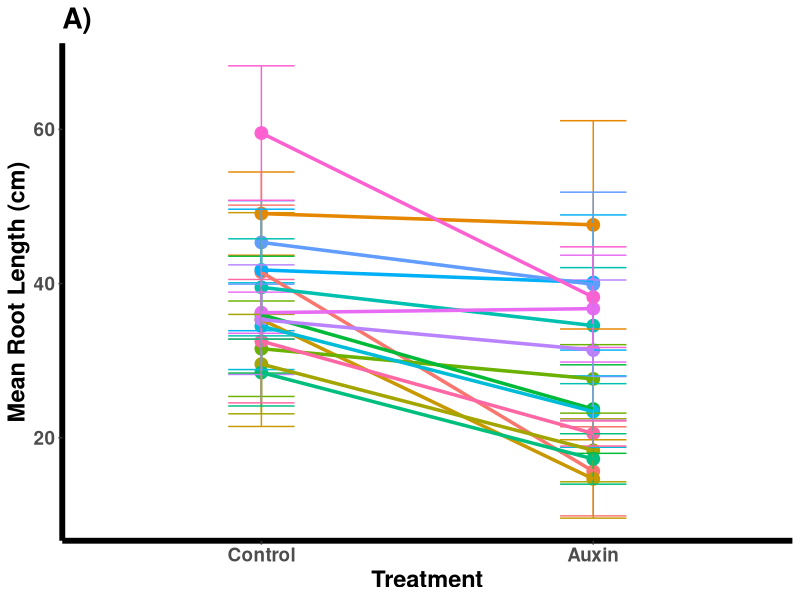
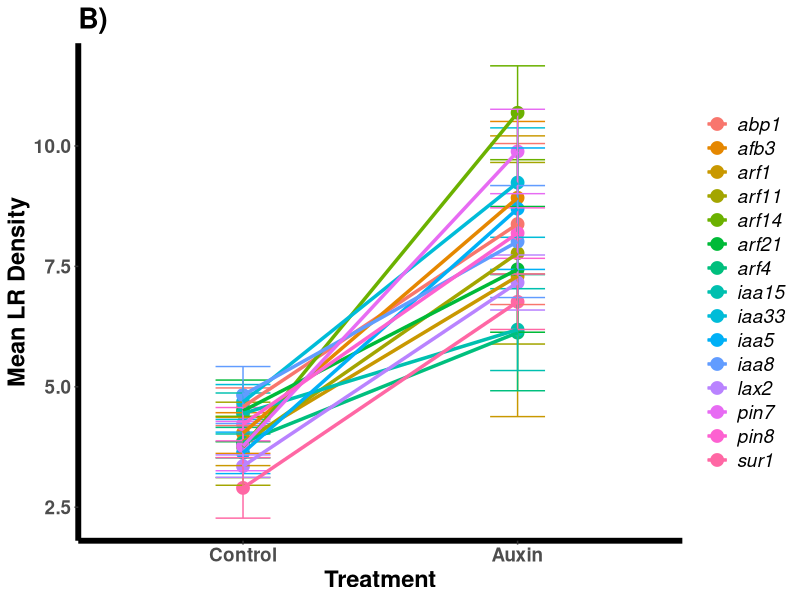

Reproduce these figures in R, in order. (Note: this script raises an error after producing the figures.)
rm(list = ls(all = TRUE)) 

library(readr)
library(ggplot2)
library(dplyr)
library(tidyr)
library(stringr)
library(car)
library(lme4)
library(lmerTest)
library(gridExtra)

# Load data
df <- read.csv("./data/combined_data_clean.csv") 
df$mutant <- ifelse(is.na(df$PA.group), "N", "Y")

# Create new variables
df$LR.density <- ifelse(df$collection.time == "14d", (df$upper.LR.count + df$mid.LR.count + df$lower.LR.count) / df$primary.length, 
                        ifelse(df$collection.time =="21d", (df$mid.LR.count + df$lower.LR.count) / ((2/3)*df$primary.length), NA))
df$avg.fruit.length = (df$basal.fruit.length + df$mid.fruit.length + df$upper.fruit.length) / 3
df$fitness = df$avg.fruit.length * df$fruit.num

# Change collection time names
df$plant.age <- ifelse(df$collection.time == '14d', 14, ifelse(
  df$collection.time == '21d', 21, 44))

# Order PA.groups
df$PA.group <- as.factor(df$PA.group)
df$PA.group <- ordered(df$PA.group, levels = c('0', '1+2', '>2'))


# Figure 1 14d Mean Root Length & LR Density by Treatment -----------------
df$gene <- str_to_lower(df$gene)

Fig1A_sum <- df %>%
  filter(treatment != "promix") %>% filter(collection.time == "14d") %>%
  filter(gene != "phytometer") %>%
  group_by(treatment, gene) %>%
  summarise(mean_Length.cm. = mean(Length.cm., na.rm=T),
            Length.cm._sd = sd(Length.cm.,na.rm=T), Length.cm._samp = n()) %>%
  mutate(Length.cm..stderr = Length.cm._sd/sqrt(Length.cm._samp))

Fig1A <- Fig1A_sum %>% 
  ggplot(aes(x = treatment, y = mean_Length.cm., color = gene)) + geom_point(size = 4) +
  geom_errorbar((aes(ymin = mean_Length.cm. - Length.cm..stderr,
                     ymax = mean_Length.cm. + Length.cm..stderr)), width = .2) +
  stat_summary(aes(group = gene), geom = "line", fun.y = mean, size = 1.2) +
  scale_color_discrete(name = "Genotype") +
  ylab("Mean Root Length (cm)") +
  scale_x_discrete(labels = c('Control', "Auxin")) +
  theme_classic() +
  ggtitle("A)") +
  theme(legend.position = "none",
        text=element_text(size=17, face='bold'),
        legend.text=element_text(face="italic"),
        legend.title=element_blank(),
        axis.line = element_line(size=2)) + xlab("Treatment")

Fig1B_sum <- df %>%
  filter(treatment != "promix") %>% filter(collection.time == "14d") %>%
  filter(gene != "phytometer") %>%
  group_by(treatment, gene) %>%
  summarise(mean_LR.density = mean(LR.density, na.rm=T),
            LR.density_sd = sd(LR.density,na.rm=T), LR.density_samp = n()) %>%
  mutate(LR.density.stderr = LR.density_sd/sqrt(LR.density_samp))

Fig1B <- Fig1B_sum %>% 
  ggplot(aes(x = treatment, y = mean_LR.density, color = gene)) + geom_point(size = 4) +
  geom_errorbar((aes(ymin = mean_LR.density - LR.density.stderr,
                     ymax = mean_LR.density + LR.density.stderr)), width = .2) +
  stat_summary(aes(group = gene), geom = "line", fun.y = mean, size = 1.2) +
  scale_color_discrete(name = "Genotype") +
  ylab("Mean LR Density") +
  scale_x_discrete(labels = c('Control', "Auxin")) +
  theme_classic() +
  ggtitle("B)") +
  theme(legend.position = "right",
        text=element_text(size=17, face='bold'),
        legend.text=element_text(face="italic"),
        legend.title=element_blank(),
        axis.line = element_line(size=2)) + xlab("Treatment")

pdf(file = './figs/Figure1.pdf', height = 5, width = 10)
grid.arrange(Fig1A, Fig1B, nrow = 1, widths=c(1,1.25))
dev.off()

# Figure 2 14d Mean Root Length & Aboveground Mass by Treatment ------------

df$gene <- str_to_lower(df$gene)

Fig2C_sum <- df %>%
  filter(treatment != "promix") %>% filter(collection.time == "21d") %>%
  filter(gene != "phytometer") %>%
  group_by(treatment, gene) %>%
  summarise(mean_above.ground.mass.mg = mean(above.ground.mass.mg, na.rm=T),
            above.ground.mass.mg_sd = sd(above.ground.mass.mg,na.rm=T), above.ground.mass.mg_samp = n()) %>%
  mutate(above.ground.mass.mg.stderr = above.ground.mass.mg_sd/sqrt(above.ground.mass.mg_samp))

Fig2C <- Fig2C_sum %>% 
  ggplot(aes(x = treatment, y = mean_above.ground.mass.mg, color = gene)) + geom_point(size = 4) +
  geom_errorbar((aes(ymin = mean_above.ground.mass.mg - above.ground.mass.mg.stderr,
                     ymax = mean_above.ground.mass.mg + above.ground.mass.mg.stderr)), width = .2) +
  stat_summary(aes(group = gene), geom = "line", fun.y = mean, size = 1.2) +
  scale_color_discrete(name = "Genotype") +
  ylab("Mean Aboveground Mass (mg)") +
  scale_x_discrete(labels = c('Control', "Auxin")) +
  theme_classic() +
  ggtitle("A)") +
  theme(legend.position = "none",
        text=element_text(size=17, face='bold'),
        legend.text=element_text(face="italic"),
        legend.title=element_blank(),
        axis.line = element_line(size=2)) + xlab("Treatment")

Fig2D_sum <- df %>%
  filter(treatment != "promix") %>% filter(collection.time == "21d") %>%
  filter(gene != "phytometer") %>%
  group_by(treatment, gene) %>%
  summarise(mean_Length.cm. = mean(Length.cm., na.rm=T),
            Length.cm._sd = sd(Length.cm.,na.rm=T), Length.cm._samp = n()) %>%
  mutate(Length.cm..stderr = Length.cm._sd/sqrt(Length.cm._samp))

Fig2D <- Fig2D_sum %>% 
  ggplot(aes(x = treatment, y = mean_Length.cm., color = gene)) + geom_point(size = 4) +
  geom_errorbar((aes(ymin = mean_Length.cm. - Length.cm..stderr,
                     ymax = mean_Length.cm. + Length.cm..stderr)), width = .2) +
  stat_summary(aes(group = gene), geom = "line", fun.y = mean, size = 1.2) +
  scale_color_discrete(name = "Genotype") +
  ylab("Mean Root Length (cm)") +
  scale_x_discrete(labels = c('Control', "Auxin")) +
  theme_classic() +
  ggtitle("B)") +
  theme(legend.position = "right",
        text=element_text(size=17, face='bold'),
        legend.text=element_text(face="italic"),
        legend.title=element_blank(),
        axis.line = element_line(size=2)) + xlab("Treatment")

pdf(file = './figs/Figure2.pdf', height = 5, width = 10)
grid.arrange(Fig2C, Fig2D, nrow = 1, widths=c(1,1.25))
dev.off()

# Figure 3 Mature Mean Root Length & Days to Flower by Treatment ------------

# Get gene names
temp <- df %>% filter(collection.time == "14d" & gene != "phytometer") %>%
  count(gene, locus_capt)
temp$mutant_gene <- temp$gene
df <- temp %>% select(mutant_gene, locus_capt) %>% right_join(df)
df$gene <- df$mutant_gene

Fig3E_sum <- df %>%
  filter(treatment != "promix") %>% filter(collection.time == "fruit") %>%
  filter(gene != "phytometer") %>%
  group_by(treatment, gene) %>%
  summarise(mean_day.to.flower = mean(day.to.flower, na.rm=T),
            day.to.flower_sd = sd(day.to.flower,na.rm=T), day.to.flower_samp = n()) %>%
  mutate(day.to.flower.stderr = day.to.flower_sd/sqrt(day.to.flower_samp))
Fig3E_sum$gene <- str_to_lower(Fig3E_sum$gene)

Fig3E <- Fig3E_sum %>% 
  ggplot(aes(x = treatment, y = mean_day.to.flower, color = gene)) + geom_point(size = 4) +
  geom_errorbar((aes(ymin = mean_day.to.flower - day.to.flower.stderr,
                     ymax = mean_day.to.flower + day.to.flower.stderr)), width = .2) +
  stat_summary(aes(group = gene), geom = "line", fun.y = mean, size = 1.2) +
  scale_color_discrete(name = "Genotype") +
  ylab("Mean Days to Flower") +
  scale_x_discrete(labels = c('Control', "Auxin")) +
  theme_classic() +
  ggtitle("A)") +
  theme(legend.position = "none",
        text=element_text(size=17, face='bold'),
        legend.text=element_text(face="italic"),
        legend.title=element_blank(),
        axis.line = element_line(size=2)) + xlab("Treatment")

Fig3F_sum <- df %>%
  filter(treatment != "promix") %>% filter(collection.time == "fruit") %>%
  filter(gene != "phytometer") %>%
  group_by(treatment, gene) %>%
  summarise(mean_Length.cm. = mean(Length.cm., na.rm=T),
            Length.cm._sd = sd(Length.cm.,na.rm=T), Length.cm._samp = n()) %>%
  mutate(Length.cm..stderr = Length.cm._sd/sqrt(Length.cm._samp))
Fig3F_sum$gene <- str_to_lower(Fig3F_sum$gene)

Fig3F <- Fig3F_sum %>% 
  ggplot(aes(x = treatment, y = mean_Length.cm., color = gene)) + geom_point(size = 4) +
  geom_errorbar((aes(ymin = mean_Length.cm. - Length.cm..stderr,
                     ymax = mean_Length.cm. + Length.cm..stderr)), width = .2) +
  stat_summary(aes(group = gene), geom = "line", fun.y = mean, size = 1.2) +
  scale_color_discrete(name = "Genotype") +
  ylab("Mean Root Length (cm)") +
  scale_x_discrete(labels = c('Control', "Auxin")) +
  theme_classic() +
  ggtitle("B)") +
  theme(legend.position = "right",
        text=element_text(size=17, face='bold'),
        legend.text=element_text(face="italic"),
        legend.title=element_blank(),
        axis.line = element_line(size=2)) + xlab("Treatment")

pdf(file = './figs/Figure3.pdf', height = 5, width = 10)
grid.arrange(Fig3E, Fig3F, nrow = 1, widths=c(1,1.25))
dev.off()

# Figure 4 Plant Phenology by Treatment ------------------------------------------

pheno <- df %>% filter(treatment != 'promix') %>% filter(plant.age == 44) %>%
  select(treatment, germination.day, day.to.bolt, day.to.flower, day.to.mature)

pheno_long <- gather(pheno, phase, day, germination.day:day.to.mature, factor_key = TRUE)
pheno_long$phase <- ifelse(pheno_long$phase == "germination.day", 'germination',
                           ifelse(pheno_long$phase == "day.to.bolt", 'bolting',
                                  ifelse(pheno_long$phase == 'day.to.flower', 'flowering', 'fruiting')))

sumstats_pheno <- pheno_long  %>%
  group_by(treatment, phase) %>%
  summarise(mean_day = mean(day, na.rm=T),
            day_sd = sd(day,na.rm=T), day_samp = n()) %>%
  mutate(day.stderr = day_sd/sqrt(day_samp))

sumstats_pheno$phase <- factor(sumstats_pheno$phase, levels = c('germination', 'bolting', 'flowering', 'fruiting'))

# plot time line

pheno_1 <- sumstats_pheno %>% ggplot(aes(x = mean_day, y = treatment, color = phase)) + geom_point(size = 6) +
  scale_y_discrete(labels = c('Control', "Auxin")) +
  scale_color_discrete("Event:") +
  theme_classic() +
  theme(legend.position = "top",
        text=element_text(size=20, face='bold'),
        axis.line = element_line(size=2))+
  xlab('Day') + ylab('Treatment')

# plot fruit.num boxplot

pheno_2 <- df %>% filter(treatment != 'promix') %>% filter(plant.age == 44) %>%
  ggplot(aes(x = treatment, y = fitness)) + geom_boxplot(lwd = 1.25) +
  scale_x_discrete(labels = c('Control', "Auxin")) +
  theme_classic() +
  ggtitle("") +
  xlab('Treatment') + ylab('Fitness') +
  theme(axis.text.y = element_blank(),
        axis.ticks.y = element_blank(),
        axis.title.y = element_blank(),
        axis.line.y = element_blank(),
        text=element_text(size=20, face='bold'),
        axis.line = element_line(size=2)) +
  scale_y_continuous(breaks = c(0, 150, 300, 450)) +
  coord_flip()

# add together

pdf(file = './figs/Figure4.pdf', height = 7, width = 11)
grid.arrange(pheno_1, pheno_2, nrow = 1, widths=c(2.75,1))
dev.off()

# Figure 5 Flowering time of ARF and IAA gene families --------------------

Fig5_iaa <- df %>% filter(treatment != "promix") %>% filter(collection.time == "fruit") %>%
  filter(grepl('iaa', gene)) %>% mutate(family="IAA")
Fig5_arf <- df %>% filter(treatment != "promix") %>% filter(collection.time == "fruit") %>%
  filter(grepl('arf', gene)) %>% mutate(family="ARF")
Fig5_df <- bind_rows(Fig5_arf, Fig5_iaa)

Fig5_sum <- Fig5_df %>%
  group_by(treatment, family) %>%
  summarise(mean_day.to.flower = mean(day.to.flower, na.rm=T),
            day.to.flower_sd = sd(day.to.flower,na.rm=T), day.to.flower_samp = n()) %>%
  mutate(day.to.flower.stderr = day.to.flower_sd/sqrt(day.to.flower_samp))

Fig5 <- Fig5_sum %>% 
  ggplot(aes(x = treatment, y = mean_day.to.flower, color = family)) +
  geom_errorbar((aes(ymin = mean_day.to.flower - day.to.flower.stderr,
                     ymax = mean_day.to.flower + day.to.flower.stderr)), width = .2) +
  stat_summary(aes(group = family), geom = "line", fun.y = mean, size = 1.2) +
  geom_point(size = 4) +
  scale_color_discrete(name = "Genotype") +
  ylab("Mean Days to Flower") +
  scale_x_discrete(labels = c('Control', "Auxin")) +
  scale_color_manual(values = c("black", "grey"))+
  theme_classic() +
  theme(legend.position = "right",
        text=element_text(size=17, face='bold'),
        legend.text=element_text(face="italic"),
        legend.title=element_blank(),
        axis.line = element_line(size=2)) + xlab("Treatment")

pdf(file = './figs/Figure5.pdf', height = 5, width = 5)
Fig5
dev.off()

# Figure 6 LR Density Across Seedlings by Treatment -----------------------

# Redefine LR.Density to compare across stages
df$LR.density <- ifelse(df$collection.time == "14d", (df$mid.LR.count + df$lower.LR.count) / ((2/3)*df$primary.length),
                        ifelse(df$collection.time =="21d", (df$mid.LR.count + df$lower.LR.count) / ((2/3)*df$primary.length), NA))

df$mutant <- ifelse(df$insert.location == "phytometer", "N", "Y")
df$gene <- str_to_lower(df$gene)

Fig6_scaled <- df %>% filter(collection.time != "fruit") %>%
  group_by(collection.time, treatment)%>%
  mutate(scaled_LR.density=scale(LR.density))

Fig6 <- Fig6_scaled %>%
  filter(treatment != "promix") %>%
  group_by(mutant,plant.age, treatment, Stock_number,gene) %>%
  summarise(mean_scaled_LR.density = mean(scaled_LR.density, na.rm=T),
            scaled_LR.density_sd = sd(scaled_LR.density,na.rm=T), scaled_LR.density_samp = n()) %>%
  mutate(scaled_LR.density.stderr = scaled_LR.density_sd/sqrt(scaled_LR.density_samp))

Fig6$gene <- str_to_lower(Fig6$gene)
Fig6$gene <- ifelse(is.na(Fig6$gene), Fig6$Stock_number, Fig6$gene)

Fig6$treatment <- factor(Fig6$treatment, levels = c('control', 'IAA'),
                        labels = c("Control", "Auxin"))

Fig6 <- Fig6 %>%
  ggplot(aes(x = plant.age, y = mean_scaled_LR.density, color = gene)) + geom_point(size = 4) +
  facet_wrap(~ treatment) +
  geom_errorbar((aes(ymin = mean_scaled_LR.density - scaled_LR.density.stderr,
                     ymax = mean_scaled_LR.density + scaled_LR.density.stderr)), width = 1) +
  stat_summary(aes(group = Stock_number, linetype = mutant), geom = "line", fun.y = mean, size = 1.2) +
  scale_linetype_manual(values=c(1, 5)) +
  scale_x_continuous(breaks=c(14,21)) +
  ylab("Mean Scaled LR Density") +
  theme_classic() +
  theme(legend.position = "right",
        text=element_text(size=17, face='bold'),
        legend.text=element_text(face="italic"),
        legend.title=element_blank(),
        axis.line = element_line(size=2)) + xlab("Plant Age (Days)") +
  guides(linetype = FALSE)

pdf(file = './figs/Figure6.pdf', height = 5, width = 10)
Fig6
dev.off()

# Figure 7 Belowground Mass Across Stages by Treatment ----------------------

Fig7_scaled <- df %>%
  group_by(collection.time, treatment)%>%
  mutate(scaled_below.ground.mass.mg=scale(below.ground.mass.mg))

Fig7 <- Fig7_scaled %>%
  filter(treatment != "promix") %>%
  group_by(mutant,plant.age, treatment, Stock_number,gene) %>%
  summarise(mean_scaled_below.ground.mass.mg = mean(scaled_below.ground.mass.mg, na.rm=T),
            scaled_below.ground.mass.mg_sd = sd(scaled_below.ground.mass.mg,na.rm=T), scaled_below.ground.mass.mg_samp = n()) %>%
  mutate(scaled_below.ground.mass.mg.stderr = scaled_below.ground.mass.mg_sd/sqrt(scaled_below.ground.mass.mg_samp))

Fig7$gene <- ifelse(is.na(Fig7$gene), Fig7$Stock_number, Fig7$gene)
Fig7$mutant <- ifelse(is.na(Fig7$mutant), "N", Fig7$mutant)

# replace values in sumstats table for plant age to be accurate for both treat

Fig7$plant.age <- ifelse(Fig7$plant.age == 44 &
                            Fig7$treatment == "IAA",
                          47, ifelse(
                            Fig7$plant.age == 44 &
                              Fig7$treatment == "control",
                            44.5,Fig7$plant.age  
                          )
)

Fig7$treatment <- factor(Fig7$treatment, levels = c('control', 'IAA'),
                          labels = c("Control", "Auxin"))

Fig7 <- Fig7 %>%
  ggplot(aes(x = plant.age, y = mean_scaled_below.ground.mass.mg, color = gene)) +
  geom_point(size = 4) +
  facet_wrap(~ treatment) +
  geom_errorbar((aes(ymin = mean_scaled_below.ground.mass.mg - scaled_below.ground.mass.mg.stderr,
                     ymax = mean_scaled_below.ground.mass.mg + scaled_below.ground.mass.mg.stderr)), width = 1) +
  stat_summary(aes(group = Stock_number, linetype = mutant), geom = "line", fun.y = mean, size = 1.2) +
  scale_linetype_manual(values=c(1,6)) +
  scale_x_continuous(breaks=c(14,21,44, 47)) +
  ylab("Mean Scaled Belowground Mass") +
  theme_classic() +
  theme(legend.position = "right",
        text=element_text(size=17, face='bold'),
        legend.text=element_text(face="italic"),
        legend.title=element_blank(),
        axis.line = element_line(size=2)) + xlab("Plant Age (Days)")+
  guides(linetype = FALSE)

pdf(file = './figs/Figure7.pdf', height = 5, width = 10)
Fig7
dev.off()

# Figure 8 Root Length Across Stages by Treatment --------------------------

Fig8_scaled <- df %>%
  group_by(collection.time, treatment)%>%
  mutate(scaled_Length.cm.=scale(Length.cm.))

Fig8 <- Fig8_scaled %>%
  filter(treatment != "promix") %>%
  group_by(mutant,plant.age, treatment, Stock_number, gene) %>%
  summarise(mean_scaled_Length.cm. = mean(scaled_Length.cm., na.rm=T),
            scaled_Length.cm._sd = sd(scaled_Length.cm.,na.rm=T), scaled_Length.cm._samp = n()) %>%
  mutate(scaled_Length.cm..stderr = scaled_Length.cm._sd/sqrt(scaled_Length.cm._samp))

# replace values in sumstats table

Fig8$plant.age <- ifelse(Fig8$plant.age == 44 &
                          Fig8$treatment == "IAA",
                        47, ifelse(
                          Fig8$plant.age == 44 &
                            Fig8$treatment == "control",
                          44.5,Fig8$plant.age  
                        )
)

Fig8$treatment <- factor(Fig8$treatment, levels = c('control', 'IAA'),
                        labels = c("Control", "Auxin"))

Fig8$gene <- ifelse(is.na(Fig8$gene), Fig8$Stock_number, Fig8$gene)
Fig8$mutant <- ifelse(is.na(Fig8$mutant), "N", Fig8$mutant)

Fig8 <- Fig8 %>%
  ggplot(aes(x = plant.age, y = mean_scaled_Length.cm., color = gene)) +
  geom_point(size = 4) +
  facet_wrap(~ treatment) +
  geom_errorbar((aes(ymin = mean_scaled_Length.cm. - scaled_Length.cm..stderr,
                     ymax = mean_scaled_Length.cm. + scaled_Length.cm..stderr)), width = 1) +
  stat_summary(aes(group = Stock_number, linetype = mutant), geom = "line", fun.y = mean, size = 1.2) +
  scale_linetype_manual(values=c(1,6)) +
  scale_x_continuous(breaks=c(14,21,44, 47)) +
  ylab("Mean Scaled Root Length") +
  theme_classic() +
  theme(legend.position = "right",
        text=element_text(size=17, face='bold'),
        legend.text=element_text(face="italic"),
        legend.title=element_blank(),
        axis.line = element_line(size=2)) + xlab("Plant Age (Days)") +
  guides(linetype = FALSE)

pdf(file = './figs/Figure8.pdf', height = 5, width = 10)
Fig8
dev.off()

# Figure 9 Root Length by PA.group by Stage by Treatment -----------------------

sumstats_dev_treat__group <- df %>% filter(PA.group == '0' | PA.group == '1+2' | PA.group == '>2') %>% 
  filter(treatment != "promix") %>%
  group_by(plant.age, treatment, PA.group) %>%
  summarise(mean_Length.cm. = mean(Length.cm., na.rm=T),
            Length.cm._sd = sd(Length.cm.,na.rm=T), Length.cm._samp = n(),
            mean_above.ground.mass.mg = mean(above.ground.mass.mg, na.rm=T),
            above.ground.mass.mg_sd = sd(above.ground.mass.mg,na.rm=T), above.ground.mass.mg_samp = n(),
            mean_below.ground.mass.mg = mean(below.ground.mass.mg, na.rm=T),
            below.ground.mass.mg_sd = sd(below.ground.mass.mg,na.rm=T), below.ground.mass.mg_samp = n(),
            mean_LR.density = mean(LR.density, na.rm=T),
            LR.density_sd = sd(LR.density,na.rm=T), LR.density_samp = n()) %>%
  mutate(Length.cm..stderr = Length.cm._sd/sqrt(Length.cm._samp)) %>%
  mutate(above.ground.mass.mg.stderr = above.ground.mass.mg_sd/sqrt(above.ground.mass.mg_samp)) %>%
  mutate(below.ground.mass.mg.stderr = below.ground.mass.mg_sd/sqrt(below.ground.mass.mg_samp)) %>%
  mutate(LR.density.stderr = LR.density_sd/sqrt(LR.density_samp)) 

# need to change plant.age means to match treatment (control and IAA differ)

# determine means

day.to.mature_means <- df %>% filter(mutant == 'Y') %>% filter(treatment != "promix") %>%
  group_by(treatment) %>%
  summarise(mean_day.to.mature = mean(day.to.mature, na.rm=T),
            day.to.mature_sd = sd(day.to.mature,na.rm=T), day.to.mature_samp = n()) %>%
  mutate(day.to.mature.stderr = day.to.mature_sd/day.to.mature_samp) 

# replace values in sumstats table

sumstats_dev_treat__group$plant.age <- ifelse(sumstats_dev_treat__group$plant.age == 44 &
                                                sumstats_dev_treat__group$treatment == "IAA",
                                              47, ifelse(
                                                sumstats_dev_treat__group$plant.age == 44 &
                                                  sumstats_dev_treat__group$treatment == "control",
                                                44.5,sumstats_dev_treat__group$plant.age  
                                              )
)

# plot

# Create new treatment labels

sumstats_dev_treat__group$treatment <- factor(sumstats_dev_treat__group$treatment, levels = c('control', 'IAA'),
                                              labels = c("Control", "Auxin"))

p1 <- sumstats_dev_treat__group %>% 
  ggplot(aes(x = plant.age, y = mean_Length.cm., color = PA.group)) + geom_point(size = 4) +
  facet_wrap(~ treatment) +
  scale_color_discrete("APA Group:") +
  scale_color_brewer(palette = 'Dark2') +
  geom_errorbar((aes(ymin = mean_Length.cm. - Length.cm..stderr,
                     ymax = mean_Length.cm. + Length.cm..stderr)), width = 1) +
  stat_summary(aes(group = PA.group), geom = "line", fun.y = mean, size = 2) +
  ylab("Mean Root Length (cm)") +
  theme_classic() +
  theme(legend.position = "top",
        text=element_text(size=20, face='bold'),
        axis.line = element_line(size=2)) + xlab("Plant Age (Days)")


# plot boxplot to be flipped and pasted on the side

p2 <- df %>% filter(treatment != 'promix') %>% filter(PA.group == '0' | PA.group == '1+2' | PA.group == '>2') %>%
  filter(plant.age == 44) %>%
  ggplot(aes(y = Length.cm., x = treatment)) + geom_boxplot(lwd=1.25) + 
  coord_cartesian(ylim = c(30,450)) +
  stat_summary(fun.y=mean, geom='point', shape=19, size=5, color="black", fill='black')+
  scale_x_discrete(labels = c('Control', "Auxin")) +
  theme_classic() +
  xlab('Treatment') + ylab('') +
  ggtitle("Mature") +
  theme(axis.text.y = element_blank(),
        axis.ticks.y = element_blank(),
        axis.title.y = element_blank(),
        axis.line.y = element_blank(),
        text=element_text(size=20, face='bold'),
        axis.line = element_line(size=2))

pdf(file = './figs/Figure9.pdf', height = 10, width = 15)
grid.arrange(p1, p2, nrow = 1, widths=c(5,1))
dev.off()

# Figure 10 Histograms to show NAT vs SALK mutant variation -------------------------
library(scales)

df$Line = ifelse(is.na(df$PA.group), "Natural Accession", "Insert Mutant")

R1 <- df %>% filter(treatment == 'IAA') %>% filter(collection.time == "14d") %>% 
  ggplot(aes(x=Length.cm., fill=Line, color=Line)) +
  geom_histogram(alpha=.6) +
  theme_classic() +
  ggtitle("") +
  xlab('') + ylab('Count') +
  scale_y_continuous(labels = scales::number_format(accuracy = 0.1)) +
  theme(legend.position = 'none',
        text=element_text(size=10, face='bold'),
        axis.line = element_line(size=1)) 

R2 <- df %>% filter(treatment == 'IAA') %>% filter(collection.time == "21d") %>% 
  ggplot(aes(x=Length.cm., fill=Line, color=Line)) +
  geom_histogram(alpha=.6) +
  theme_classic() +
  ggtitle("") +
  xlab('Root Length (cm)') + ylab('Count') +
  scale_y_continuous(labels = scales::number_format(accuracy = 0.1)) +
  theme(legend.position = 'none',
        text=element_text(size=10, face='bold'),
        axis.title.y = element_blank(),
        axis.line = element_line(size=1))

R3 <- df %>% filter(treatment == 'IAA') %>% filter(collection.time == "fruit") %>% 
  ggplot(aes(x=Length.cm., fill=Line, color=Line)) +
  geom_histogram(alpha=.6) +
  theme_classic() +
  ggtitle("") +
  xlab('') + ylab('Count') +
  scale_y_continuous(labels = scales::number_format(accuracy = 0.1)) +
  theme(legend.position = 'none',
        text=element_text(size=10, face='bold'),
        axis.title.y = element_blank(),
        axis.line = element_line(size=1)) 

B1 <- df %>% filter(treatment == 'IAA') %>% filter(collection.time == "14d") %>% 
  ggplot(aes(x=below.ground.mass.mg, fill=Line, color=Line)) +
  geom_histogram(alpha=.6) +
  theme_classic() +
  ggtitle("") +
  xlab('') + ylab('Count') +
  scale_y_continuous(labels = scales::number_format(accuracy = 0.1)) +
  theme(legend.position = 'none',
        text=element_text(size=10, face='bold'),
        axis.line = element_line(size=1)) 

B2 <- df %>% filter(treatment == 'IAA') %>% filter(collection.time == "21d") %>% 
  ggplot(aes(x=below.ground.mass.mg, fill=Line, color=Line)) +
  geom_histogram(alpha=.6) +
  theme_classic() +
  ggtitle("") +
  xlab('Below Mass (mg)') + ylab('Count') +
  scale_y_continuous(labels = scales::number_format(accuracy = 0.1)) +
  theme(legend.position = 'none',
        text=element_text(size=10, face='bold'),
        axis.title.y = element_blank(),
        axis.line = element_line(size=1))


B3 <- df %>% filter(treatment == 'IAA') %>% filter(collection.time == "fruit") %>% 
  ggplot(aes(x=below.ground.mass.mg, fill=Line, color=Line)) +
  geom_histogram(alpha=.6) +
  theme_classic() +
  ggtitle("") +
  xlab('') + ylab('Count') +
  scale_y_continuous(labels = scales::number_format(accuracy = 0.1)) +
  theme(legend.position = 'none',
        text=element_text(size=10, face='bold'),
        axis.title.y = element_blank(),
        axis.line = element_line(size=1)) 

A1 <- df %>% filter(treatment == 'IAA') %>% filter(collection.time == "14d") %>% 
  ggplot(aes(x=above.ground.mass.mg, fill=Line, color=Line)) +
  geom_histogram(alpha=.6) +
  theme_classic() +
  ggtitle("") +
  xlab('') + ylab('Count') +
  scale_y_continuous(labels = scales::number_format(accuracy = 0.1)) +
  theme(legend.position = 'none',
        text=element_text(size=10, face='bold'),
        axis.line = element_line(size=1)) 

A2 <- df %>% filter(treatment == 'IAA') %>% filter(collection.time == "21d") %>% 
  ggplot(aes(x=above.ground.mass.mg, fill=Line, color=Line)) +
  geom_histogram(alpha=.6) +
  theme_classic() +
  ggtitle("") +
  xlab('Above Mass (mg)') + ylab('Count') +
  scale_y_continuous(labels = scales::number_format(accuracy = 0.1)) +
  theme(legend.position = 'none',
        text=element_text(size=10, face='bold'),
        axis.title.y = element_blank(),
        axis.line = element_line(size=1))


A3 <- df %>% filter(treatment == 'IAA') %>% filter(collection.time == "fruit") %>% 
  ggplot(aes(x=above.ground.mass.mg, fill=Line, color=Line)) +
  geom_histogram(alpha=.6) +
  theme_classic() +
  ggtitle("") +
  xlab('') + ylab('Count') +
  scale_y_continuous(labels = scales::number_format(accuracy = 0.1)) +
  theme(legend.position = 'none',
        text=element_text(size=10, face='bold'),
        axis.title.y = element_blank(),
        axis.line = element_line(size=1)) 

CR1 <- df %>% filter(treatment == 'control') %>% filter(collection.time == "14d") %>% 
  ggplot(aes(x=Length.cm., fill=Line, color=Line)) +
  geom_histogram(alpha=.6) +
  theme_classic() +
  ggtitle("") +
  xlab('') + ylab('Count') +
  scale_y_continuous(labels = scales::number_format(accuracy = 0.1)) +
  theme(legend.position = 'none',
        text=element_text(size=10, face='bold'),
        axis.line = element_line(size=1)) 

CR2 <- df %>% filter(treatment == 'control') %>% filter(collection.time == "21d") %>% 
  ggplot(aes(x=Length.cm., fill=Line, color=Line)) +
  geom_histogram(alpha=.6) +
  theme_classic() +
  ggtitle("") +
  xlab('Root Length (cm)') + ylab('Count') +
  scale_y_continuous(labels = scales::number_format(accuracy = 0.1)) +
  theme(legend.position = 'none',
        text=element_text(size=10, face='bold'),
        axis.title.y = element_blank(),
        axis.line = element_line(size=1))

CR3 <- df %>% filter(treatment == 'control') %>% filter(collection.time == "fruit") %>% 
  ggplot(aes(x=Length.cm., fill=Line, color=Line)) +
  geom_histogram(alpha=.6) +
  theme_classic() +
  ggtitle("") +
  xlab('') + ylab('Count') +
  scale_y_continuous(labels = scales::number_format(accuracy = 0.1)) +
  theme(legend.position = 'none',
        text=element_text(size=10, face='bold'),
        axis.title.y = element_blank(),
        axis.line = element_line(size=1)) 

CB1 <- df %>% filter(treatment == 'control') %>% filter(collection.time == "14d") %>% 
  ggplot(aes(x=below.ground.mass.mg, fill=Line, color=Line)) +
  geom_histogram(alpha=.6) +
  theme_classic() +
  ggtitle("") +
  xlab('') + ylab('Count') +
  scale_y_continuous(labels = scales::number_format(accuracy = 0.1)) +
  theme(legend.position = 'none',
        text=element_text(size=10, face='bold'),
        axis.line = element_line(size=1)) 

CB2 <- df %>% filter(treatment == 'control') %>% filter(collection.time == "21d") %>% 
  ggplot(aes(x=below.ground.mass.mg, fill=Line, color=Line)) +
  geom_histogram(alpha=.6) +
  theme_classic() +
  ggtitle("") +
  xlab('Below Mass (mg)') + ylab('Count') +
  scale_y_continuous(labels = scales::number_format(accuracy = 0.1)) +
  theme(legend.position = 'none',
        text=element_text(size=10, face='bold'),
        axis.title.y = element_blank(),
        axis.line = element_line(size=1))


CB3 <- df %>% filter(treatment == 'control') %>% filter(collection.time == "fruit") %>% 
  ggplot(aes(x=below.ground.mass.mg, fill=Line, color=Line)) +
  geom_histogram(alpha=.6) +
  theme_classic() +
  ggtitle("") +
  xlab('') + ylab('Count') +
  scale_y_continuous(labels = scales::number_format(accuracy = 0.1)) +
  theme(legend.position = 'none',
        text=element_text(size=10, face='bold'),
        axis.title.y = element_blank(),
        axis.line = element_line(size=1)) 

CA1 <- df %>% filter(treatment == 'control') %>% filter(collection.time == "14d") %>% 
  ggplot(aes(x=above.ground.mass.mg, fill=Line, color=Line)) +
  geom_histogram(alpha=.6) +
  theme_classic() +
  ggtitle("") +
  xlab('') + ylab('Count') +
  scale_y_continuous(labels = scales::number_format(accuracy = 0.1)) +
  theme(legend.position = 'none',
        text=element_text(size=10, face='bold'),
        axis.line = element_line(size=1)) 

CA2 <- df %>% filter(treatment == 'control') %>% filter(collection.time == "21d") %>% 
  ggplot(aes(x=above.ground.mass.mg, fill=Line, color=Line)) +
  geom_histogram(alpha=.6) +
  theme_classic() +
  ggtitle("") +
  xlab('Above Mass (mg)') + ylab('Count') +
  scale_y_continuous(labels = scales::number_format(accuracy = 0.1)) +
  theme(legend.position = 'none',
        text=element_text(size=10, face='bold'),
        axis.title.y = element_blank(),
        axis.line = element_line(size=1))


CA3 <- df %>% filter(treatment == 'control') %>% filter(collection.time == "fruit") %>% 
  ggplot(aes(x=above.ground.mass.mg, fill=Line, color=Line)) +
  geom_histogram(alpha=.6) +
  theme_classic() +
  ggtitle("") +
  xlab('') + ylab('Count') +
  scale_y_continuous(labels = scales::number_format(accuracy = 0.1)) +
  theme(legend.position = 'none',
        text=element_text(size=10, face='bold'),
        axis.title.y = element_blank(),
        axis.line = element_line(size=1)) 

# IAA treatment

Fig10a <- grid.arrange(R1, R2, R3, B1, B2, B3, A1, A2, A3, ncol = 3, widths=c(1.08,1,1))

# Control treatment

Fig10b <- grid.arrange(CR1, CR2, CR3, CB1, CB2, CB3, CA1, CA2, CA3, ncol = 3, widths=c(1.08,1,1))

pdf(file = './figs/Figure10.pdf', height = 6.5, width = 10)
grid.arrange(Fig10b, Fig10a, ncol = 2)
dev.off()

# Levene's testing --------------------------------------------------------

early.IAA <- df %>% filter(treatment == 'IAA' & plant.age == 14)
early.control <- df %>% filter(treatment == 'control' & plant.age == 14)

early.IAA.Length.cm. = leveneTest(Length.cm. ~ Line, early.IAA)
early.IAA.Length.cm.
early.IAA.below.ground.mass.mg = leveneTest(below.ground.mass.mg ~ Line, early.IAA)
early.IAA.below.ground.mass.mg
early.IAA.above.ground.mass.mg = leveneTest(above.ground.mass.mg ~ Line, early.IAA)
early.IAA.above.ground.mass.mg

early.control.Length.cm. = leveneTest(Length.cm. ~ Line, early.control)
early.control.Length.cm.
early.control.below.ground.mass.mg = leveneTest(below.ground.mass.mg ~ Line, early.control)
early.control.below.ground.mass.mg
early.control.above.ground.mass.mg = leveneTest(above.ground.mass.mg ~ Line, early.control)
early.control.above.ground.mass.mg

late.IAA <- df %>% filter(treatment == 'IAA' & plant.age == 21)
late.control <- df %>% filter(treatment == 'control' & plant.age == 21)

late.IAA.Length.cm. = leveneTest(Length.cm. ~ Line, late.IAA)
late.IAA.Length.cm.
late.IAA.below.ground.mass.mg = leveneTest(below.ground.mass.mg ~ Line, late.IAA)
late.IAA.below.ground.mass.mg
late.IAA.above.ground.mass.mg = leveneTest(above.ground.mass.mg ~ Line, late.IAA)
late.IAA.above.ground.mass.mg

late.control.Length.cm. = leveneTest(Length.cm. ~ Line, late.control)
late.control.Length.cm.
late.control.below.ground.mass.mg = leveneTest(below.ground.mass.mg ~ Line, late.control)
late.control.below.ground.mass.mg
late.control.above.ground.mass.mg = leveneTest(above.ground.mass.mg ~ Line, late.control)
late.control.above.ground.mass.mg

mature.IAA <- df %>% filter(treatment == 'IAA' & collection.time == 'fruit')
mature.control <- df %>% filter(treatment == 'control' & collection.time == 'fruit')

mature.IAA.Length.cm. = leveneTest(Length.cm. ~ Line, mature.IAA)
mature.IAA.Length.cm.
mature.IAA.below.ground.mass.mg = leveneTest(below.ground.mass.mg ~ Line, mature.IAA)
mature.IAA.below.ground.mass.mg
mature.IAA.above.ground.mass.mg = leveneTest(above.ground.mass.mg ~ Line, mature.IAA)
mature.IAA.above.ground.mass.mg

mature.control.Length.cm. = leveneTest(Length.cm. ~ Line, mature.control)
mature.control.Length.cm.
mature.control.below.ground.mass.mg = leveneTest(below.ground.mass.mg ~ Line, mature.control)
mature.control.below.ground.mass.mg
mature.control.above.ground.mass.mg = leveneTest(above.ground.mass.mg ~ Line, mature.control)
mature.control.above.ground.mass.mg
